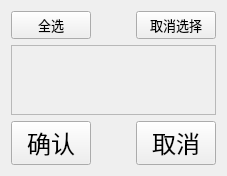
<?xml version="1.0" encoding="UTF-8"?>
<ui version="4.0">
 <class>ShareFile</class>
 <widget class="QWidget" name="ShareFile">
  <property name="geometry">
   <rect>
    <x>0</x>
    <y>0</y>
    <width>227</width>
    <height>164</height>
   </rect>
  </property>
  <property name="windowTitle">
   <string>Form</string>
  </property>
  <layout class="QVBoxLayout" name="verticalLayout_2">
   <item>
    <layout class="QVBoxLayout" name="verticalLayout">
     <item>
      <layout class="QHBoxLayout" name="horizontalLayout">
       <item>
        <widget class="QPushButton" name="selectAll_pb">
         <property name="font">
          <font>
           <family>Adobe 宋体 Std L</family>
           <pointsize>10</pointsize>
          </font>
         </property>
         <property name="text">
          <string>全选</string>
         </property>
        </widget>
       </item>
       <item>
        <spacer name="horizontalSpacer_2">
         <property name="orientation">
          <enum>Qt::Horizontal</enum>
         </property>
         <property name="sizeHint" stdset="0">
          <size>
           <width>40</width>
           <height>20</height>
          </size>
         </property>
        </spacer>
       </item>
       <item>
        <widget class="QPushButton" name="cancelSelect_pb">
         <property name="font">
          <font>
           <family>Adobe 宋体 Std L</family>
           <pointsize>10</pointsize>
          </font>
         </property>
         <property name="text">
          <string>取消选择</string>
         </property>
        </widget>
       </item>
      </layout>
     </item>
     <item>
      <widget class="QScrollArea" name="sA">
       <property name="widgetResizable">
        <bool>true</bool>
       </property>
       <widget class="QWidget" name="scrollAreaWidgetContents">
        <property name="geometry">
         <rect>
          <x>0</x>
          <y>0</y>
          <width>205</width>
          <height>67</height>
         </rect>
        </property>
       </widget>
      </widget>
     </item>
     <item>
      <layout class="QHBoxLayout" name="horizontalLayout_2">
       <item>
        <widget class="QPushButton" name="ok_pb">
         <property name="font">
          <font>
           <family>Adobe 宋体 Std L</family>
           <pointsize>18</pointsize>
          </font>
         </property>
         <property name="text">
          <string>确认</string>
         </property>
        </widget>
       </item>
       <item>
        <spacer name="horizontalSpacer">
         <property name="orientation">
          <enum>Qt::Horizontal</enum>
         </property>
         <property name="sizeHint" stdset="0">
          <size>
           <width>40</width>
           <height>20</height>
          </size>
         </property>
        </spacer>
       </item>
       <item>
        <widget class="QPushButton" name="cancel_pb">
         <property name="font">
          <font>
           <family>Adobe 宋体 Std L</family>
           <pointsize>18</pointsize>
          </font>
         </property>
         <property name="text">
          <string>取消</string>
         </property>
        </widget>
       </item>
      </layout>
     </item>
    </layout>
   </item>
  </layout>
 </widget>
 <resources/>
 <connections/>
</ui>
